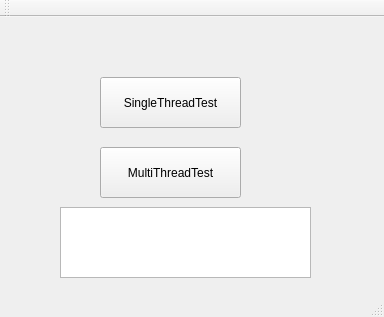
<?xml version="1.0" encoding="UTF-8"?>
<ui version="4.0">
 <class>MainWindow</class>
 <widget class="QMainWindow" name="MainWindow">
  <property name="geometry">
   <rect>
    <x>0</x>
    <y>0</y>
    <width>384</width>
    <height>317</height>
   </rect>
  </property>
  <property name="windowTitle">
   <string>MainWindow</string>
  </property>
  <widget class="QWidget" name="centralWidget">
   <widget class="QPushButton" name="pushButtonSingleThreadTest">
    <property name="geometry">
     <rect>
      <x>100</x>
      <y>60</y>
      <width>141</width>
      <height>51</height>
     </rect>
    </property>
    <property name="text">
     <string>SingleThreadTest</string>
    </property>
   </widget>
   <widget class="QPushButton" name="pushButtonMultiThreadTest">
    <property name="geometry">
     <rect>
      <x>100</x>
      <y>130</y>
      <width>141</width>
      <height>51</height>
     </rect>
    </property>
    <property name="text">
     <string>MultiThreadTest</string>
    </property>
   </widget>
   <widget class="QTextEdit" name="textEdit">
    <property name="geometry">
     <rect>
      <x>60</x>
      <y>190</y>
      <width>251</width>
      <height>71</height>
     </rect>
    </property>
   </widget>
  </widget>
  <widget class="QMenuBar" name="menuBar">
   <property name="geometry">
    <rect>
     <x>0</x>
     <y>0</y>
     <width>384</width>
     <height>21</height>
    </rect>
   </property>
  </widget>
  <widget class="QToolBar" name="mainToolBar">
   <attribute name="toolBarArea">
    <enum>TopToolBarArea</enum>
   </attribute>
   <attribute name="toolBarBreak">
    <bool>false</bool>
   </attribute>
  </widget>
  <widget class="QStatusBar" name="statusBar"/>
 </widget>
 <layoutdefault spacing="6" margin="11"/>
 <resources/>
 <connections/>
</ui>
